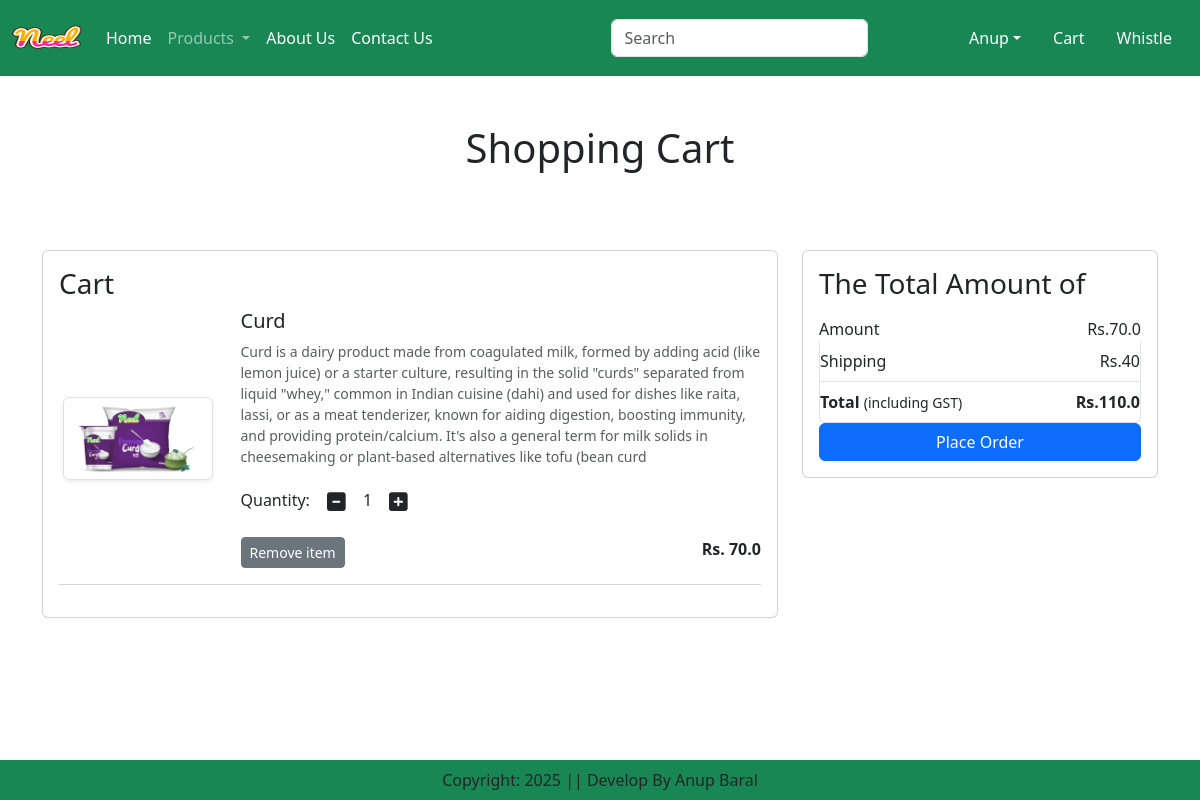
The page /cart/ (signed in) on the database as committed earlier.
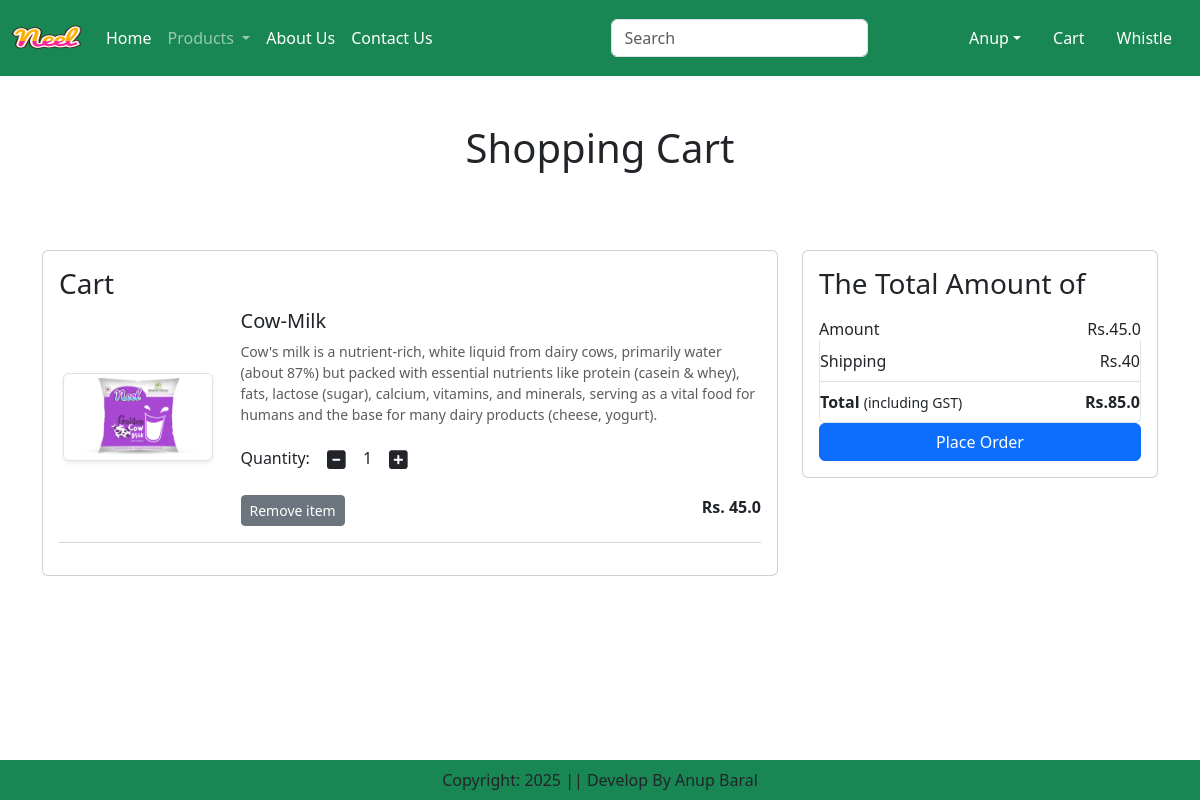
The same page on the database as committed later.
### app/models.py (models this page shows, shortened)
class Cart(models.Model):
    user = models.ForeignKey(User,on_delete=models.CASCADE)
    product = models.ForeignKey(Product,on_delete=models.CASCADE)
    quantity = models.PositiveIntegerField(default=1)

class Product(models.Model):
    title = models.CharField(max_length=100)
    selling_price = models.FloatField()
    discounted_price = models.FloatField()
    description = models.TextField()
    composition = models.TextField(default='')
    prodapp = models.TextField(default='')
    category = models.CharField(choices=CATEGORY_CHOICES, max_length=2)
    product_image = models.ImageField(upload_to='product')

### app/views.py (the view)
# urls.py: path('cart/',views.show_cart, name='showcart'),
def show_cart(request):
    user = request.user
    cart = Cart.objects.filter(user=user)
    amount = 0
    for p in cart:
        value = p.quantity * p.product.discounted_price
        amount = amount + value
    totalamount = amount + 40
    return render(request, 'app/addtocart.html',locals())

### app/templates/app/addtocart.html (shortened to what this page needs)
{% extends "app/base.html" %}
{% load static %}
{% block main-content %}
<div class="container my-5">
    <div class="row">
        {% if cart %}
        <h1 class="text-center mb-5">Shopping Cart</h1>
        <div class="col-sm-8">
            <div class="card">
                <div class="card-body">
                    <h3>Cart</h3>
                    {% for item in cart %}
                    <div class="row">
                        <div class="col-sm-3 text-center align-self-center"><img src="{{ item.product.product_image.url }}" alt="" srcset="" class="img-fluid
                        img-thumbnail shadow-sm" height="150" width="150"></div>
                        <div class="col-sm-9">
                            <div>
                                <h5>{{ item.product.title }}</h5>
                                <p class="mb-2 text-muted small">{{ item.product.description }}</p>
                                <div class="my-3">
                                    <label for="quantity">Quantity:</label>
                                    <a class="minus-cart btn" pid="{{ item.product.id }}"><i class="fas fa-minus-square fa-lg"></i></a>
                                    <span class="quantity">{{ item.quantity }}</span>
                                    <a class="plus-cart btn" pid={{ item.product.id }}><i class="fas fa-plus-square fa-lg"></i></a>
                                </div>
                                <div class="d-flex justify-content-between">
                                    <a href="#" class="remove-cart btn btn-sm btn-secondary mr-3" pid={{ item.product.id }}>Remove item</a>
                                    <p class="mb-0"><span><strong>Rs. {{ item.product.discounted_price }}</strong></span></p>
                                </div>
                            </div>
                        </div>
                    </div>
                    <hr class="text-muted">
                    {% endfor %}
                </div>
            </div>
        </div>
        <div class="col-sm-4">
            <div class="card">
                <div class="card-body">
                    <h3>The Total Amount of</h3>
                    <ul class="list-group">
                        <li class="list-group-item d-flex justify-content-between align-items-center border-0 px-0 pb-0">Amount<span id="amount">Rs.{{ amount }}</span></li>
                        <li class="list-group-item d-flex justify-content-between align-items-center px-0">Shipping<span>Rs.40</span></li>
                        <li class="list-group-item d-flex justify-content-between align-items-center px-0">
                            <div>
                                <strong>Total</strong> <small>(including GST)</small>
                            </div>
                            <span id="totalamount"><strong>Rs.{{ totalamount }}</strong></span>
                        </li>
                    </ul>
                    <div class="d-grid"><a href="{% url 'checkout' %}" class="btn btn-primary">Place Order</a></div>
                </div>
            </div>
        </div>
        {% else %}
        <h1 class="text-center mb-5">Cart is Empty</h1>
        {% endif %}
    </div>
</div>
{% endblock main-content %}

### app/templates/app/base.html (shortened to what this page needs)
<!DOCTYPE html>
{% load static  %}
<html lang="en">
<head>
    <link href="https://cdn.jsdelivr.net/npm/bootstrap@5.3.8/dist/css/bootstrap.min.css" rel="stylesheet">
    <link rel="stylesheet" href="{% static 'app/css/owl.carousel.min.css' %}" />
    <link rel="stylesheet" href="{% static 'app/css/all.min.css' %}" />
    <link rel="stylesheet" href="{% static 'app/css/style.css' %}" />
</head>
<body>
 <nav class="navbar navbar-expand-lg navbar-dark bg-success">
  <div class="container-fluid">
    <a class="navbar-brand" href="/">
      <img src="{% static "app/images/product/Neel.png" %}" width="70" height="50" />
    </a>
    <div class="collapse navbar-collapse" id="navbarSupportedContent">
      <ul class="navbar-nav me-auto mb-2 mb-lg-0">
        {% if request.user.is_authenticated %}
        <li class="nav-item">
          <a class="nav-link active" aria-current="page" href="/">Home</a>
        </li>
        <li class="nav-item dropdown">
          <a class="nav-link dropdown-toggle" href="#" role="button" data-bs-toggle="dropdown" aria-expanded="false">
            Products
          </a>
        </li>
        <li class="nav-item">
          <a class="nav-link text-white" href="{% url 'about' %}">About Us</a>
        </li>
        <li class="nav-item">
          <a class="nav-link text-white" href="{% url 'contact' %}">Contact Us</a>
        </li>
      </ul>
      <form class="d-flex" role="search">
        <input class="form-control me-2" type="search" placeholder="Search" aria-label="Search"/>
        <button class="btn btn-outline-success" type="submit">Search</button>
      </form>
    </div>
    <ul class="navbar-nav me-auto mb-2 mb-lg-0">
      <li class="nav-item dropdown mx-2">
        <a class="nav-link dropdown-toggle text-white" href="#"
        id="profileDropdown" role="button" data-bs-toggle="dropdown"
        aria-expanded="false">Anup</a>
      </li>
      <li class="nav-item mx-2">
        <a href="{% url 'showcart' %}" class="nav-link text-white">Cart </a>
      </li>
      <li class="nav-item mx-2">
        <a href="#" class="nav-link text-white">Whistle </a>
      </li>
      {% endif %}
    </ul>
  </div>
</nav>
{% block main-content %}{% endblock main-content %}
<footer class="container-fluid fixed-bottom bg-success text-center p-2 mt-5">
Copyright: 2025 || Develop By Anup Baral
</footer>
</body>
</html>

### app/templates/app/base.html (style rules this page uses)
.row { row-gap: 30px; }

Rows that differ between the two databases and show on the page:
removed Cart: product.product_image (picture), product "Curd", product.description "Curd is a dairy product made from coagulated milk, formed by adding acid (like lemon juice) or a starter culture, resulting in the solid \"curds\" separated from liquid \"whey,\" common in Indian cuisine (dahi) and used for dishes like raita, lassi, or as a meat tenderizer, known for aiding digestion, boosting immunity, and providing protein/calcium. It's also a general term for milk solids in cheesemaking or plant-based alternatives like tofu (bean curd", quantity "1", product.discounted_price "70.0"
added Cart: product.product_image (picture), product "Cow-Milk", product.description "Cow's milk is a nutrient-rich, white liquid from dairy cows, primarily water (about 87%) but packed with essential nutrients like protein (casein & whey), fats, lactose (sugar), calcium, vitamins, and minerals, serving as a vital food for humans and the base for many dairy products (cheese, yogurt).", quantity "1", product.discounted_price "45.0"
Other text that changed with them:
{{ amount }}: "70.0" → "45.0"
{{ totalamount }}: "110.0" → "85.0"
